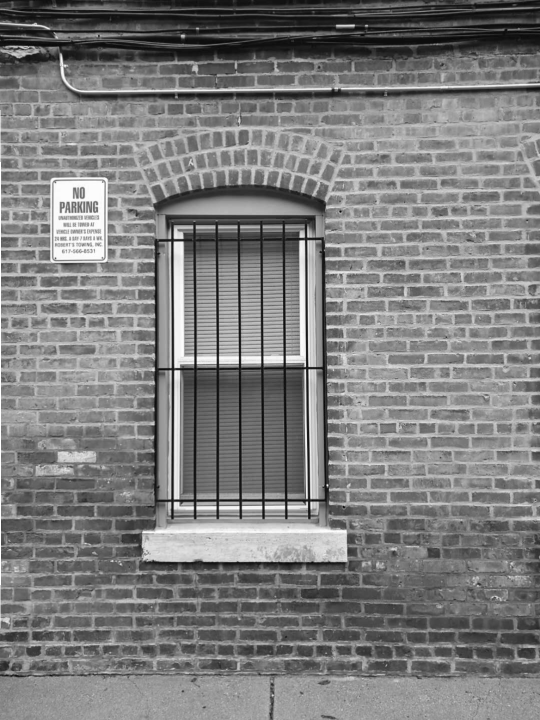
%> input picture LAB4/images/gray_cinder_block01_rect.bmp, 1080 x 1440 px (shown at 1/2 size)
$ octave cinder_block.m   (GNU Octave 9; MATLAB toolbox functions it lacks are replaced by stand-ins)
%> lines starting %> are read from the running program, lines starting %| are printed output that depends on the picture
clear, close all; clc,
cinder_block1 = imread('gray_cinder_block01_rect.bmp');
%> cinder_block1 is the input picture: size 1440x1080 uint8; min 1, max 255, mean 125.8
cinder_block2 = imread('gray_cinder_block02_rect.bmp');
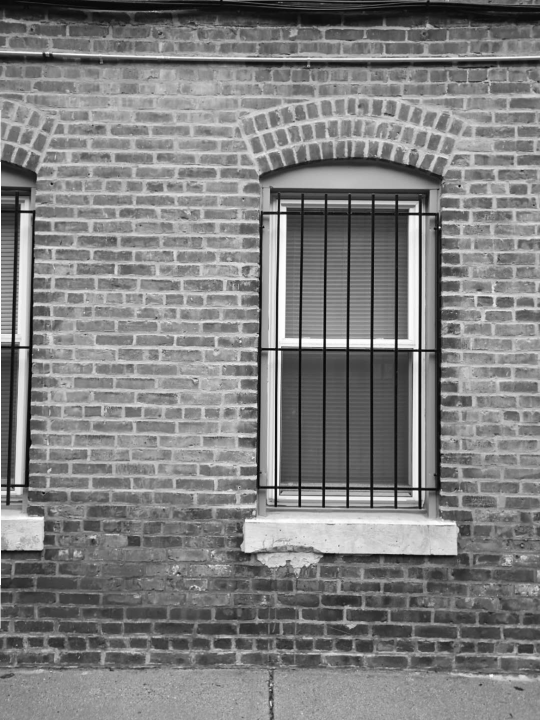
%> input picture LAB4/images/gray_cinder_block02_rect.bmp, 1080 x 1440 px (shown at 1/2 size)
%> cinder_block2 is the input picture: size 1440x1080 uint8; min 0, max 255, mean 127.7
cinder_block3 = imread('gray_cinder_block03_rect.bmp');
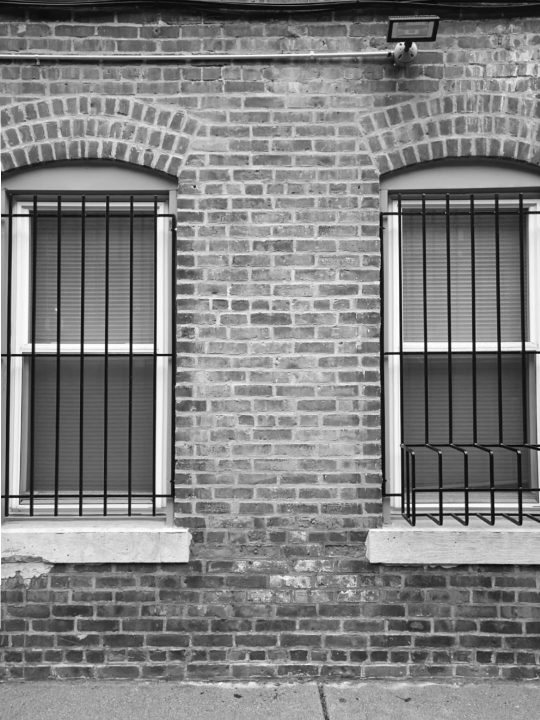
%> input picture LAB4/images/gray_cinder_block03_rect.bmp, 1080 x 1440 px (shown at 1/2 size)
%> cinder_block3 is the input picture: size 1440x1080 uint8; min 1, max 255, mean 129.5
cinder_block4 = imread('gray_cinder_block04_rect.bmp');
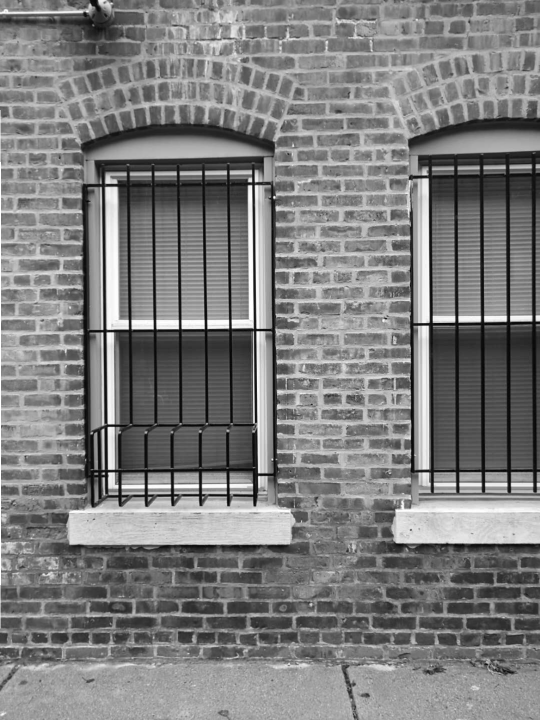
%> input picture LAB4/images/gray_cinder_block04_rect.bmp, 1080 x 1440 px (shown at 1/2 size)
%> cinder_block4 is the input picture: size 1440x1080 uint8; min 0, max 255, mean 126
cinder_block5 = imread('gray_cinder_block05_rect.bmp');
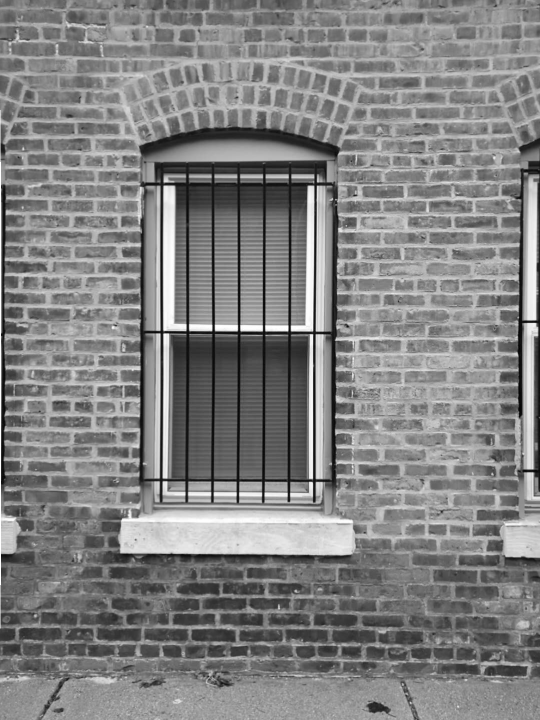
%> input picture LAB4/images/gray_cinder_block05_rect.bmp, 1080 x 1440 px (shown at 1/2 size)
%> cinder_block5 is the input picture: size 1440x1080 uint8; min 0, max 255, mean 130.1
cinder_block6 = imread('gray_cinder_block06_rect.bmp');
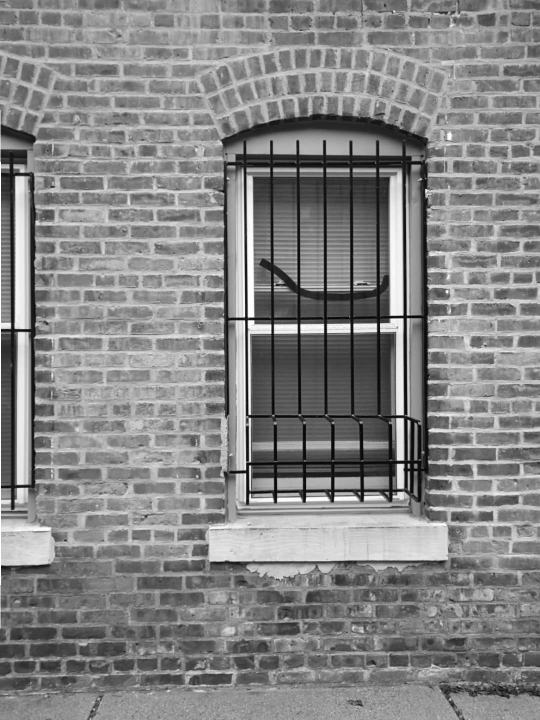
%> input picture LAB4/images/gray_cinder_block06_rect.bmp, 1080 x 1440 px (shown at 1/2 size)
%> cinder_block6 is the input picture: size 1440x1080 uint8; min 1, max 255, mean 133.1

%> (the run ends here)
